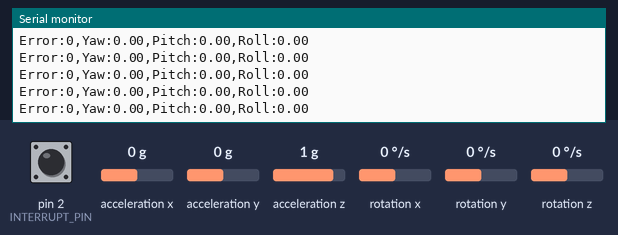
Recording of a sketch running on a simulated Arduino Uno, built with avr-gcc and run on an emulated ATmega328P. Parts: the last lines printed to the serial monitor. The test bench sets the inputs (shaded band); at power-on: acceleration x 0 g, acceleration y 0 g, acceleration z 1 g, rotation z 0 °/s, pin 2 (INTERRUPT_PIN) LOW, rotation x 0 °/s, rotation y 0 °/s. The sensor or clock chip raises its interrupt line as the real part does.

Above: at 1.7 s.
1.8 s: acceleration x set to -1.4 g
At 1.84 s:
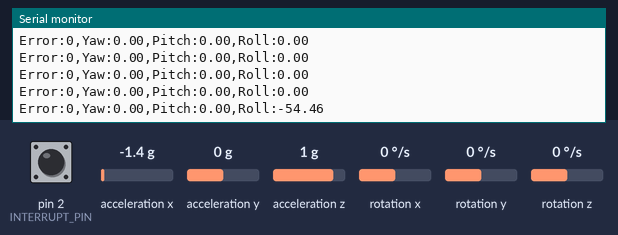
3.3 s: acceleration y set to 0.8 g
At 3.35 s:
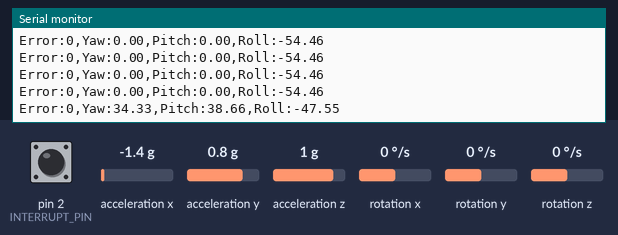
6.3 s: acceleration z set to -1.4 g
At 6.3 s:
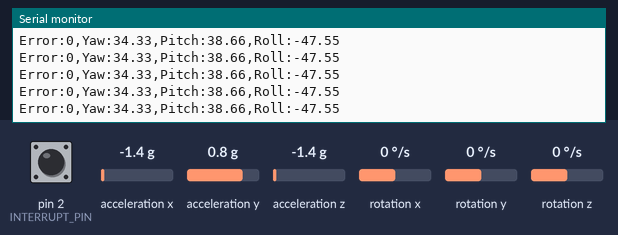
7.8 s: rotation z set to -192 °/s
At 7.81 s:
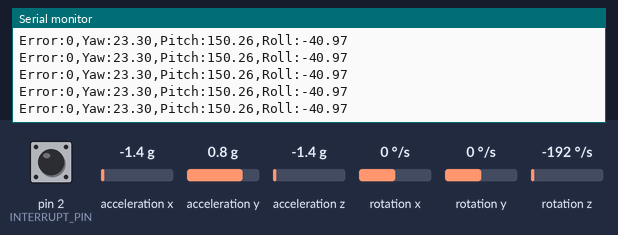
Timing chart, 0 to 10.3 s (numbered marks = the images above; inputs shaded):
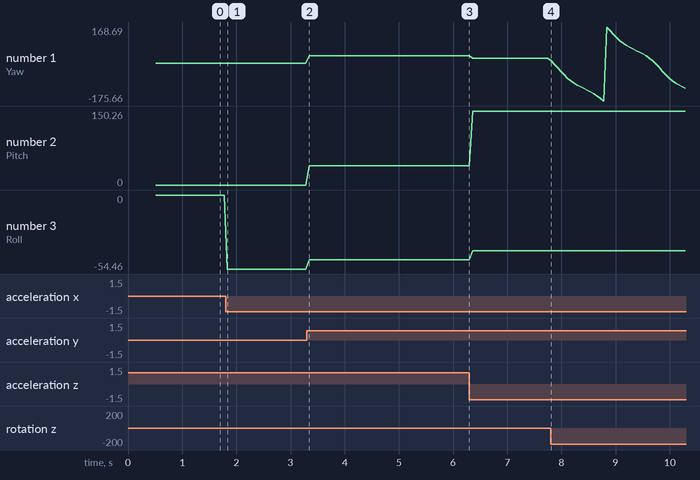

Measured:
- after the input at 1.8 s, the serial monitor: prints a new line at once (image 1)
- after the input at 3.3 s, the serial monitor: prints a new line at once (image 2)
- plotted number 1: 0 → 34.33 after the input at 3.3 s, 34.33 → 23.3 after the input at 6.3 s, 23.3 → -117.09 after the input at 7.8 s
- plotted number 2: 0 → 38.66 after the input at 3.3 s, 38.66 → 150.26 after the input at 6.3 s
- plotted number 3: 0 → -54.46 after the input at 1.8 s, -54.46 → -47.55 after the input at 3.3 s, -47.55 → -40.97 after the input at 6.3 s

The sketch:

IMU.ino
```cpp
#define INTERRUPT_PIN 2
#include "I2Cdev.h"
#include "MPU6050_6Axis_MotionApps20.h"
#if I2CDEV_IMPLEMENTATION == I2CDEV_ARDUINO_WIRE
#include "Wire.h"
#endif
MPU6050 mpu;

// orientation/motion vars
Quaternion q;           // [w, x, y, z]         quaternion container
VectorFloat gravity;    // [x, y, z]            gravity vector
float ypr[3];           // [yaw, pitch, roll]   yaw/pitch/roll container and gravity vector

bool dmpReady = false;  // set true if DMP init was successful
uint8_t mpuIntStatus;   // holds actual interrupt status byte from MPU
uint8_t devStatus;      // return status after each device operation (0 = success, !0 = error)
uint16_t packetSize;    // expected DMP packet size (default is 42 bytes)
uint8_t fifoBuffer[64]; // FIFO storage buffer

volatile bool mpuInterrupt = false;     // indicates whether MPU interrupt pin has gone high
void dmpDataReady() {
  mpuInterrupt = true;
}

struct Orientation {
  double Yaw;
  double Pitch;
  double Roll;
  bool Error;
};

struct Orientation prevOrientation;

void initializeIMU() {
#if I2CDEV_IMPLEMENTATION == I2CDEV_ARDUINO_WIRE
  Wire.begin();
  Wire.setClock(400000);
#elif I2CDEV_IMPLEMENTATION == I2CDEV_BUILTIN_FASTWIRE
  Fastwire::setup(400, true);
#endif

  mpu.initialize();
  pinMode(INTERRUPT_PIN, INPUT);

  devStatus = mpu.dmpInitialize();

//mpu icin kalibrasyon/referans degerleridir. mpu'yu duz bir zemine
//koyarak imu_calibration ile offset degerlerini kayit et
  mpu.setXAccelOffset(-590);
  mpu.setYAccelOffset(921);
  mpu.setZAccelOffset(1394);
  mpu.setXGyroOffset(131);
  mpu.setYGyroOffset(28);
  mpu.setZGyroOffset(18);

  if (devStatus == 0) {
    mpu.setDMPEnabled(true);
    attachInterrupt(digitalPinToInterrupt(INTERRUPT_PIN), dmpDataReady, RISING);
    mpuIntStatus = mpu.getIntStatus();
    dmpReady = true;
    packetSize = mpu.dmpGetFIFOPacketSize();
  } else {
    Serial.print(F("DMP Initialization failed (code "));
  }
}

struct Orientation getIMUOrientation() {
  if (!dmpReady || !mpu.testConnection()) {
    struct Orientation o;
    o.Yaw = 0;
    o.Pitch = 0;
    o.Roll = 0;
    o.Error = true;
    return o;
  }

  if (mpu.dmpGetCurrentFIFOPacket(fifoBuffer)) {
    mpu.dmpGetQuaternion(&q, fifoBuffer);
    mpu.dmpGetGravity(&gravity, &q);
    mpu.dmpGetYawPitchRoll(ypr, &q, &gravity);

    struct Orientation o;
    o.Yaw = ypr[0] * 180 / M_PI;
    o.Pitch = ypr[2] * 180 / M_PI;
    o.Roll = ypr[1] * 180 / M_PI;
    o.Error = false;

    prevOrientation.Yaw = o.Yaw;
    prevOrientation.Pitch = o.Pitch;
    prevOrientation.Roll = o.Roll;

    return o;
  } else {
    return prevOrientation;
  }
}
```

setup_loop.ino
```cpp
void setup() {
  initializeIMU();
  Serial.begin(115200);
}

void loop() {
  struct Orientation o = getIMUOrientation();

  Serial.print("Error:");
  Serial.print(o.Error);
  Serial.print(",");

  Serial.print("Yaw:");
  Serial.print(o.Yaw);
  Serial.print(",");

  Serial.print("Pitch:");
  Serial.print(o.Pitch);
  Serial.print(",");

  Serial.print("Roll:");
  Serial.print(o.Roll);
  Serial.println();

  delay(50);
}
```
